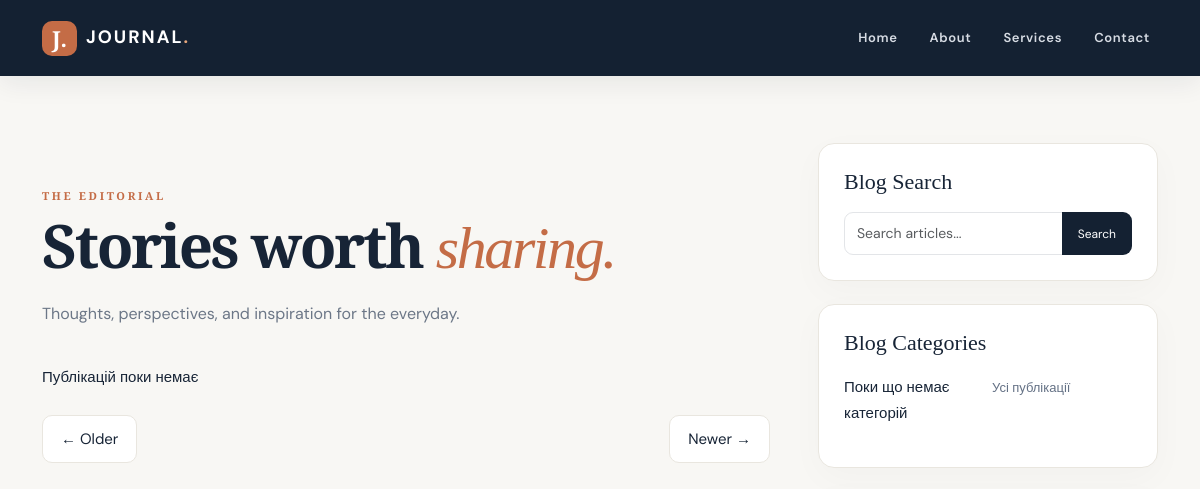
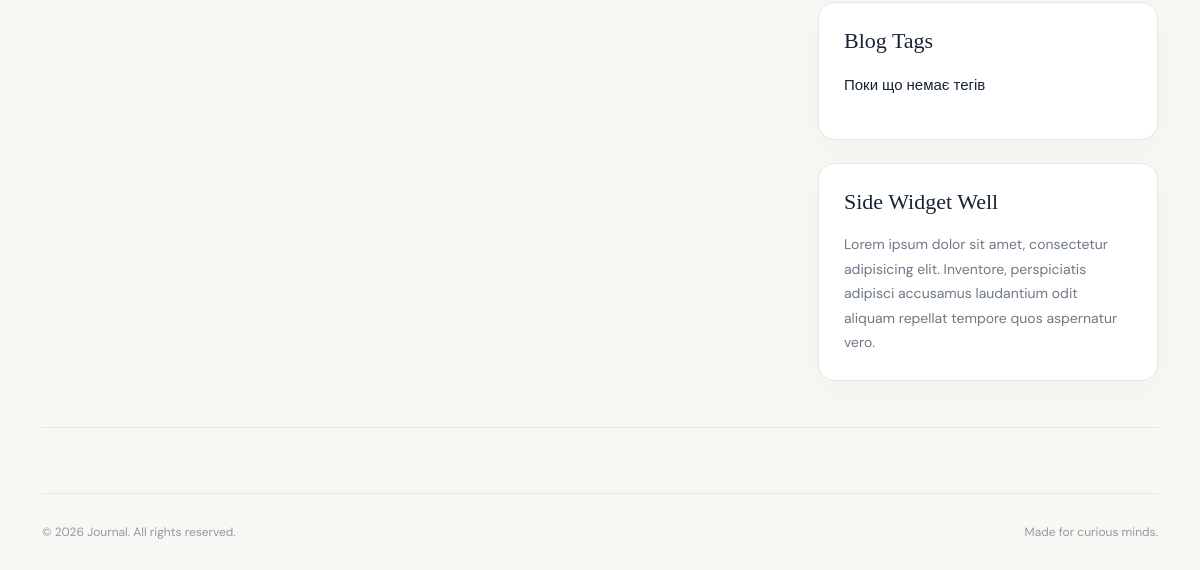
/?category=1, run on an earlier commit of the app's database (2 pictures, top to bottom).
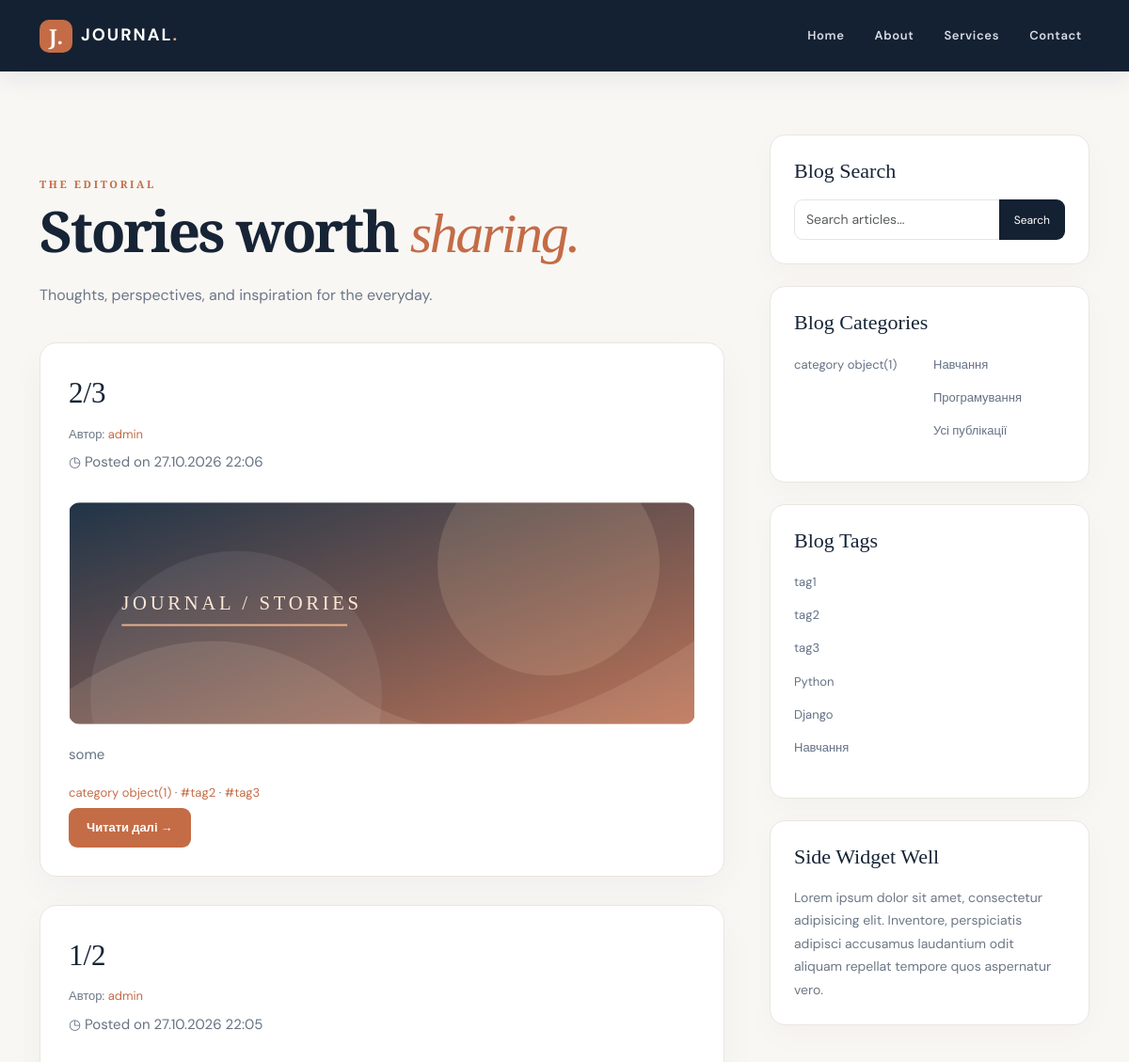
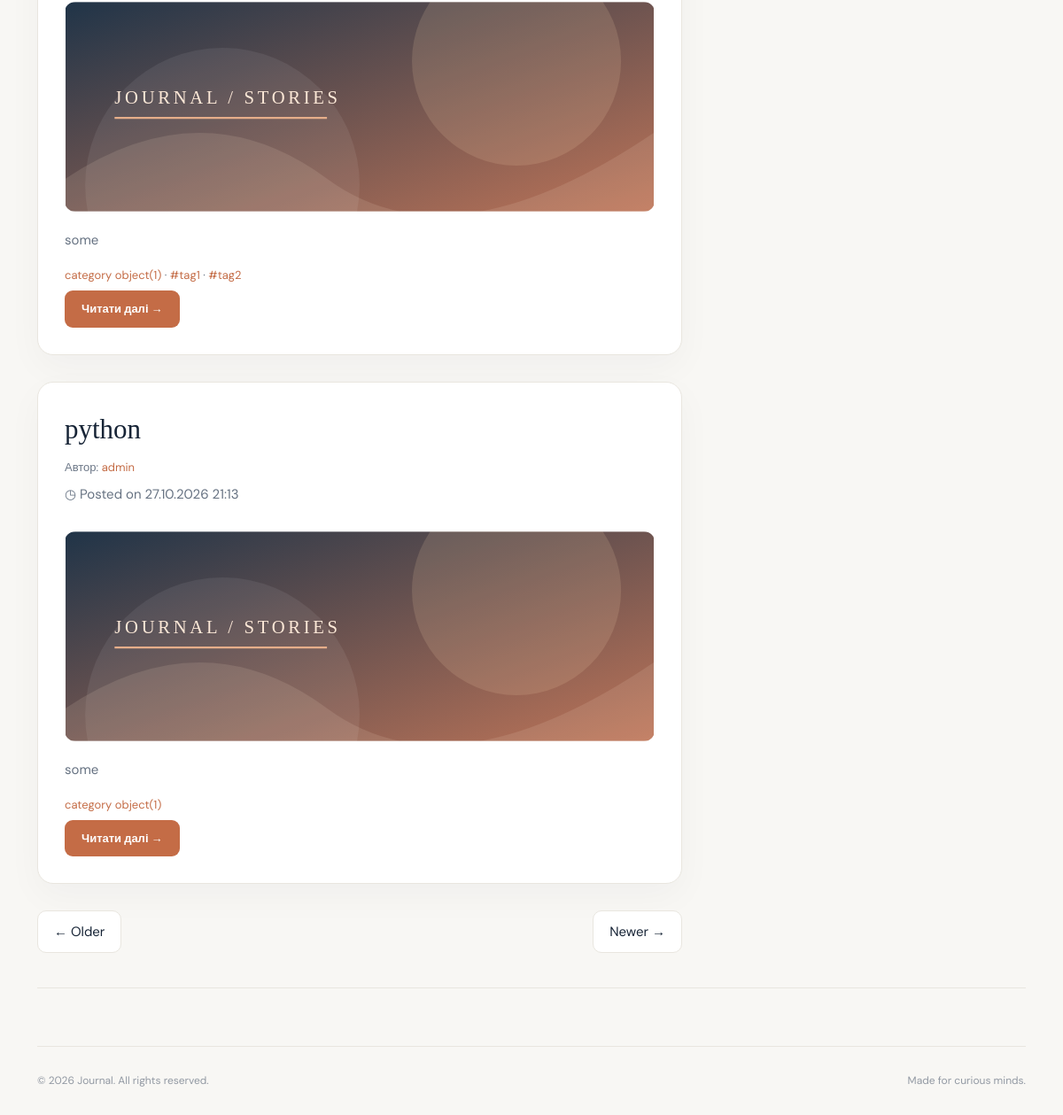
And on a later commit of the database (2 pictures, top to bottom).
### blog/models.py (models this page shows, shortened)
class Post(models.Model):
    title = models.CharField(
        max_length=200,
        verbose_name="Заголовок",
    )
    slug = models.SlugField(
        max_length=200,
        unique=True,
        blank=True,
        null=True,
        allow_unicode=True,
        verbose_name="Слаг",
    )
    content = models.TextField(
        verbose_name="Вміст",
    )
    image = models.ImageField(
        upload_to='posts/%Y/%m/',
        blank=True,
        verbose_name='Зображення',
    )
    published_date = models.DateTimeField(
        auto_now_add=True,
        verbose_name="Дата публікації",
    )
    category = models.ForeignKey(
        Category,
        on_delete=models.CASCADE,
        verbose_name="Категорія",
    )
    user = models.ForeignKey(
        User,
        on_delete=models.CASCADE,
        verbose_name="Автор",
    )
    tags = models.ManyToManyField(
        Tag,
        blank=True,
        verbose_name="Теги",
    )
    class Meta:
        ordering = ["-published_date"]
        verbose_name = "Публікація"
        verbose_name_plural = "Публікації"

class Category(models.Model):
    name = models.CharField(
        max_length=100,
        verbose_name="Назва",
    )
    slug = models.SlugField(
        max_length=200,
        unique=True,
        blank=True,
        null=True,
        allow_unicode=True,
        verbose_name="Слаг",
    )
    class Meta:
        ordering = ["name"]
        verbose_name = "Категорія"
        verbose_name_plural = "Категорії"

class Tag(models.Model):
    name = models.CharField(
        max_length=30,
        unique=True,
        verbose_name="Назва",
    )
    slug = models.SlugField(
        max_length=100,
        unique=True,
        blank=True,
        null=True,
        allow_unicode=True,
        verbose_name="Слаг",
    )
    class Meta:
        verbose_name = "Тег"
        verbose_name_plural = "Теги"

### blog/views.py (the view)
# urls.py: path('', views.index, name='index'),
def index(request):
    posts = Post.objects.select_related(
        'category', 'user'
    ).prefetch_related('tags').all()
    tags = Tag.objects.all()
    category_id = request.GET.get('category', '').strip()
    tag_slug = request.GET.get('tag', '')
    query = request.GET.get('q', '').strip()
    if category_id:
        try:
            category_pk = int(category_id)
        except ValueError:
            posts = posts.none()
        else:
            if 0 < category_pk < 2**63:
                posts = posts.filter(category_id=category_pk)
            else:
                posts = posts.none()
    if tag_slug:
        posts = posts.filter(tags__slug=tag_slug)
    if query:
        posts = posts.filter(
            Q(title__icontains=query) |
            Q(content__icontains=query)
        )
    context = {
        'posts': posts.distinct(),
        'tags': tags,
        'selected_category': category_id,
        'selected_tag': tag_slug,
        'query': query,
    }
    context.update(get_categories())
    return render(request, 'blog/index.html', context)

### blog/views.py (called while the page is built)
def get_categories():
    categories = list(Category.objects.all())
    middle = len(categories) // 2
    first_half = categories[:middle]
    second_half = categories[middle:]
    return {
        'categories': first_half,
        'categories2': second_half,
    }

### templates/blog/index.html
{% extends 'base.html' %}
{% load static %}
{% block content %}
<h1 class="page-title">
    <span class="eyebrow">THE EDITORIAL</span><br/>
    Stories worth <em>sharing.</em>
    <span class="page-subtitle">
        Thoughts, perspectives, and inspiration for the everyday.
    </span>
</h1>
{% for post in posts %}
<section class="post-card">
    <h2 class="post-title">
        <a href="{% url 'blog:post' post.slug %}">
            {{ post.title }}
        </a>
    </h2>
    <p class="byline">
        Автор:
        <a href="{% url 'blog:profile_detail' post.user_id %}">
            {{ post.user.username }}
        </a>
    </p>
    <p>◷ Posted on {{ post.published_date|date:"d.m.Y H:i" }}</p>
    {% if post.image %}
    <img alt="{{ post.title }}"
         class="img-fluid feature-image"
         src="{{ post.image.url }}"/>
    {% else %}
    <img alt="Abstract editorial illustration"
         class="img-fluid feature-image"
         src="{% static 'blog/assets/feature.svg' %}"/>
    {% endif %}
    <p>{{ post.content|truncatewords:20 }}</p>
    <p class="byline">
        <a href="{% url 'blog:index' %}?category={{ post.category_id }}">
            {{ post.category.name }}
        </a>
        {% for tag in post.tags.all %}
            · <a href="{% url 'blog:index' %}?tag={{ tag.slug }}">
                #{{ tag.name }}
            </a>
        {% endfor %}
    </p>
    <a class="btn btn-accent" href="{% url 'blog:post' post.slug %}">
        Читати далі →
    </a>
</section>
{% empty %}
    <p>Публікацій поки немає</p>
{% endfor %}
<ul class="pager d-flex justify-content-between list-unstyled mt-4">
    <li class="previous">
        <a class="pager-link" href="#">← Older</a>
    </li>
    <li class="next">
        <a class="pager-link" href="#">Newer →</a>
    </li>
</ul>
{% endblock %}

### templates/base.html (shortened to what this page needs)
<!DOCTYPE html>
<html lang="en">
<head>
    {% load static %}
    <link href="https://cdn.jsdelivr.net/npm/bootstrap@5.3.3/dist/css/bootstrap.min.css" rel="stylesheet"/>
    <link href="{% static 'blog/css/site.css' %}?v=full-images-20261103-2" rel="stylesheet"/>
</head>
<body>
{% include 'blog/navbar.html' %}
<div class="container page-container">
    <div class="row g-5">
        <div class="col-lg-8">{% block content %} {% endblock %} </div>
        <div class="col-lg-4">
            <div class="sidebar-card">
                <h4 class="sidebar-heading">Blog Search</h4>
                <div class="input-group">
                    <input aria-label="Search articles" class="form-control" placeholder="Search articles..."
                           type="text"/>
                    <button class="btn btn-search" type="button" onclick="searchPosts()">Search</button>
                </div>
            </div>
            <div class="sidebar-card">
                <h4 class="sidebar-heading">Blog Categories</h4>
                <div class="row g-2">
                    <div class="col-6">
                        <ul class="list-unstyled category-list">
                            {% for category in categories %}
                                <li><a href="{% url 'blog:index' %}?category={{ category.pk }}">{{ category.name }}</a></li>
                            {% empty %}
                                {% if not categories2 %}
                                    <li>Поки що немає категорій</li>
                                {% endif %}
                            {% endfor %}
                        </ul>
                    </div>
                    <div class="col-6">
                        <ul class="list-unstyled category-list">
                            {% for category in categories2 %}
                                <li><a href="{% url 'blog:index' %}?category={{ category.pk }}">{{ category.name }}</a></li>
                            {% endfor %}
                            <li><a href="{% url 'blog:index' %}">Усі публікації</a></li>
                        </ul>
                    </div>
                </div>
            </div>
            <div class="sidebar-card">
                <h4 class="sidebar-heading">Blog Tags</h4>
                <div class="row g-2">
                    <div class="col-12">
                        <ul class="list-unstyled category-list">
                            {% for tag in tags %}
                                <li><a href="{% url 'blog:index' %}?tag={{ tag.slug }}">{{ tag.name }}</a></li>
                            {% empty %}
                                <li>Поки що немає тегів</li>
                            {% endfor %}
                        </ul>
                    </div>
                </div>
            </div>
            <div class="sidebar-card">
                <h4 class="sidebar-heading">Side Widget Well</h4>
                <p>Lorem ipsum dolor sit amet, consectetur adipisicing elit. Inventore, perspiciatis adipisci accusamus
                    laudantium odit aliquam repellat tempore quos aspernatur vero.</p>
            </div>
        </div>
    </div>
    <hr class="soft-divider"/>
    <footer class="site-footer">
        <div class="d-flex flex-wrap justify-content-between gap-2">
            <span>© 2026 Journal. All rights reserved.</span><span>Made for curious minds.</span></div>
    </footer>
</div>
</body>
</html>

### templates/blog/navbar.html (shortened to what this page needs)
<nav class="navbar navbar-expand-lg navbar-dark fixed-top site-navbar" role="navigation">
    <div class="container"><a class="navbar-brand" href="{% url 'blog:index' %}"><span class="brand-mark">J.</span> JOURNAL<span
            class="brand-dot">.</span></a>
        <div class="collapse navbar-collapse" id="mainNav">
            <ul class="navbar-nav ms-auto gap-lg-3">
                <li class="nav-item"><a class="nav-link" href="{% url 'blog:index' %}">Home</a></li>
                <li class="nav-item"><a class="nav-link" href="#about">About</a></li>
                <li class="nav-item"><a class="nav-link" href="#services">Services</a></li>
                <li class="nav-item"><a class="nav-link" href="{% url 'blog:contact' %}">Contact</a></li>
            </ul>
        </div>
    </div>
</nav>

### static/blog/css/site.css (style rules this page uses)
:root { --ink:#172436;--muted:#6c7787;--accent:#c46c46;--paper:#f8f7f4;--line:#e9e6df }
* { box-sizing:border-box }
html { scroll-behavior:smooth }
body { background:var(--paper);color:var(--ink);font-family:'DM Sans',Arial,sans-serif;line-height:1.75;font-size:15px;padding-top:88px }
a { color:var(--accent);text-decoration:none;transition:color .2s }
.site-navbar { background:#142132;min-height:76px;box-shadow:0 8px 24px #14213212 }
.navbar-brand { font-weight:700;letter-spacing:2px;font-size:18px;display:flex;align-items:center;gap:9px }
.brand-mark { background:var(--accent);color:#fff;width:35px;height:35px;display:inline-flex;align-items:center;justify-content:center;border-radius:10px;letter-spacing:0;font-family:'Playfair Display',serif;font-size:22px }
.brand-dot { color:#e8a77c;margin-left:-9px }
.navbar .nav-link { color:#d7dce4!important;font-size:13px;letter-spacing:.05em;font-weight:600 }
.page-container { padding-top:55px }
.eyebrow { font-size:11px;letter-spacing:.24em;font-weight:700;color:var(--accent);text-transform:uppercase }
.page-title,.article-title { font-family:'Playfair Display',Georgia,serif;font-size:clamp(2.7rem,5vw,4.5rem);line-height:1.14;font-weight:600;letter-spacing:-.04em;margin:0 0 38px }
.page-title em { color:var(--accent);font-weight:500 }
.page-subtitle { display:block;font:400 16px/1.6 'DM Sans',sans-serif;letter-spacing:0;color:var(--muted);margin-top:18px }
.post-card { background:#fff;border:1px solid var(--line);border-radius:18px;padding:28px 30px 30px;margin-bottom:30px;box-shadow:0 14px 40px #1c273309;transition:transform .2s,box-shadow .2s }
.post-title { font-family:'Playfair Display',Georgia,serif;font-size:31px;line-height:1.3;margin:5px 0 12px }
.post-title a { color:var(--ink) }
.byline { font-size:13px;color:var(--muted);margin-bottom:5px }
.post-card>p:not(.byline) { color:#667282 }
.post-card .feature-image { width:100%;height:auto;object-fit:contain;border-radius:12px;margin:13px 0 19px }
.soft-divider { border:0;border-top:1px solid var(--line);opacity:1;margin:23px 0 }
.btn-accent { background:var(--accent);color:#fff;border:0;border-radius:9px;padding:11px 19px;font-weight:700;font-size:13px }
.sidebar-card { background:#fff;border:1px solid var(--line);border-radius:16px;padding:25px;margin-bottom:23px;box-shadow:0 10px 35px #1c273307 }
.sidebar-heading { font-family:'Playfair Display',serif;font-size:22px;margin-bottom:17px }
.form-control { border:1px solid #e3e5e8;border-radius:9px;min-height:43px;font-size:14px }
.btn-search { background:#142132;color:#fff;border-radius:9px;font-size:12px;padding:0 15px }
.category-list li { margin-bottom:9px }
.category-list a { color:#647185;font-size:13px }
.sidebar-card p { color:#6d7886;font-size:14px;margin:0 }
.pager-link { display:inline-block;border:1px solid var(--line);background:#fff;padding:10px 18px;border-radius:10px;color:var(--ink) }
.feature-image { width:100%;height:auto;border-radius:15px;max-height:none;object-fit:contain }
.site-footer { margin:65px 0 35px;border-top:1px solid var(--line);padding-top:28px;color:#9299a3;font-size:12px }

What changed in the data, as far as the page shows it:
added Post: title "2/3", user.username "admin", published_date "27.10.2026 22:06", content "some", category.name "category object(1)"
added Tag: name "tag2"
added Tag: name "tag3"
added Post: title "1/2", user.username "admin", published_date "27.10.2026 22:05", content "some", category.name "category object(1)"
added Tag: name "tag1"
added Post: title "python", user.username "admin", published_date "27.10.2026 21:13", content "some", category.name "category object(1)"
added Category: name "category object(1)", shown under "Blog Categories"
added Category: name "Навчання"
added Category: name "Програмування"
added Tag: name "Python", shown under "Blog Tags"
added Tag: name "Django", shown under "Blog Tags"
added Tag: name "Навчання", shown under "Blog Tags"
Also different on the page:
text no longer shown: "Публікацій поки немає Поки що немає категорій Поки що немає тегів"
